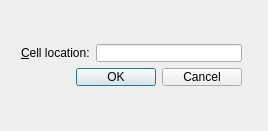
<?xml version="1.0" encoding="UTF-8"?>
<ui version="4.0">
 <class>GoToCellDialog</class>
 <widget class="QDialog" name="GoToCellDialog">
  <property name="geometry">
   <rect>
    <x>0</x>
    <y>0</y>
    <width>268</width>
    <height>131</height>
   </rect>
  </property>
  <property name="windowTitle">
   <string>Go to cell</string>
  </property>
  <widget class="QWidget" name="">
   <property name="geometry">
    <rect>
     <x>10</x>
     <y>33</y>
     <width>243</width>
     <height>64</height>
    </rect>
   </property>
   <layout class="QVBoxLayout" name="verticalLayout">
    <item>
     <layout class="QHBoxLayout" name="horizontalLayout">
      <item>
       <widget class="QLabel" name="label">
        <property name="text">
         <string>&amp;Cell location:</string>
        </property>
        <property name="buddy">
         <cstring>lineEdit</cstring>
        </property>
       </widget>
      </item>
      <item>
       <widget class="QLineEdit" name="lineEdit"/>
      </item>
     </layout>
    </item>
    <item>
     <widget class="QDialogButtonBox" name="buttonBox">
      <property name="standardButtons">
       <set>QDialogButtonBox::Cancel|QDialogButtonBox::Ok</set>
      </property>
     </widget>
    </item>
   </layout>
  </widget>
 </widget>
 <layoutdefault spacing="6" margin="11"/>
 <resources/>
 <connections/>
</ui>
